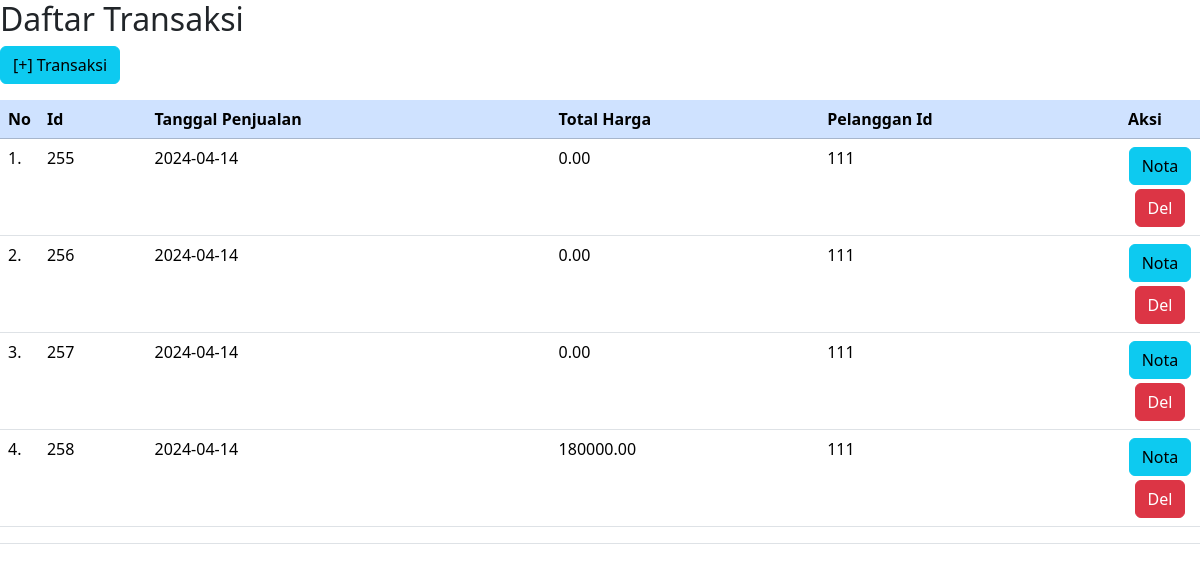
Page /transaksi/tampil_transaksi.php on the earlier database version.
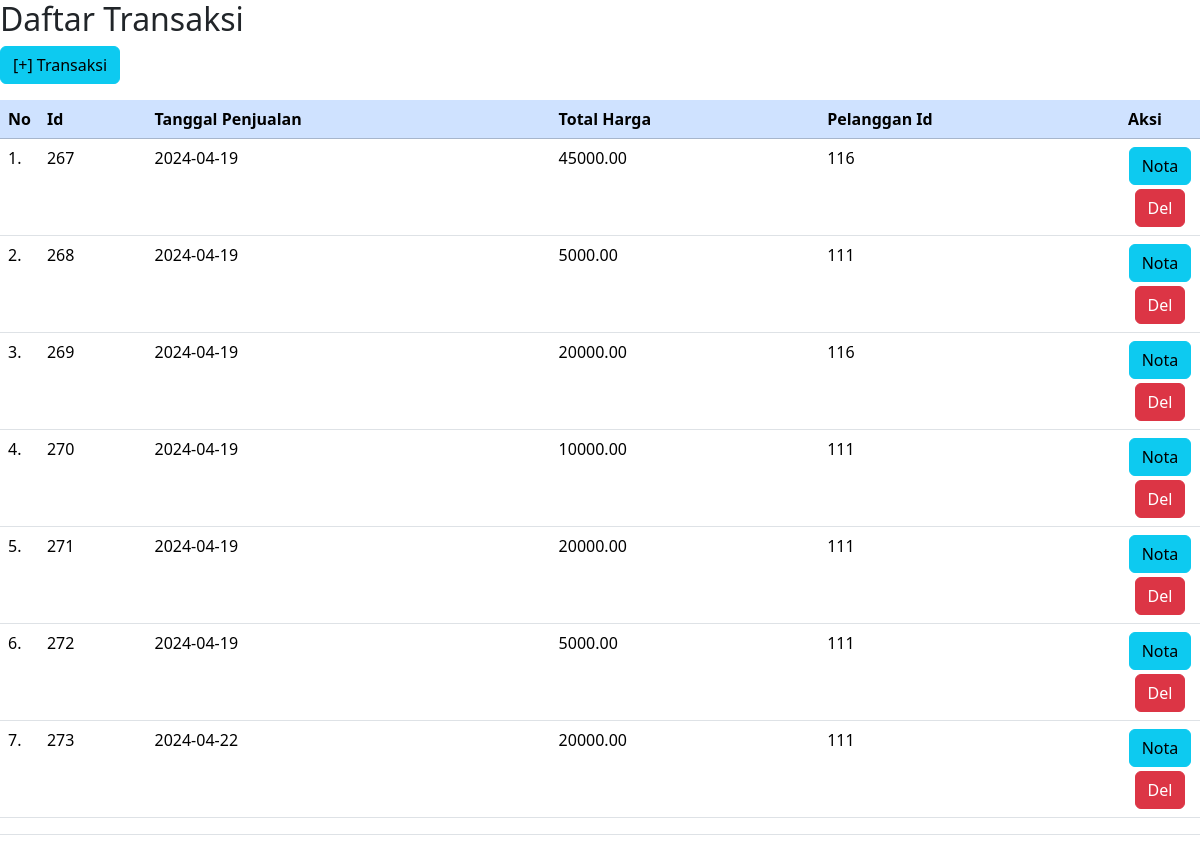
Same page on the later database version.
### tables this page shows
CREATE TABLE `penjualan` (
  `penjualan_id` int(11) NOT NULL,
  `tanggal_penjualan` date NOT NULL,
  `total_harga` decimal(10,2) NOT NULL,
  `pelanggan_id` int(11) NOT NULL,
  `petugas_id` int(11) NOT NULL
);

### transaksi/tampil_transaksi.php (the view, shortened to what this page needs)
<html>
<head>
<link rel="stylesheet" type="text/css" href="style.css">
<link href="https://cdn.jsdelivr.net/npm/bootstrap@5.3.2/dist/css/bootstrap.min.css" rel="stylesheet">
</head>
<body>
<h2>Daftar Transaksi</h2>
<?php
include "config.php";
?>
<a href="form_transaksi.php" class="btn btn-info mb-3">[+] Transaksi</a>
<table class="table">
  <thead class="table-primary">
<tr>
<th width="30px">No</th>
<th>Id</th>
<th>Tanggal Penjualan</th>
<th>Total Harga</th>
<th>Pelanggan Id</th>
<th>Aksi</th>
</tr>
</thead>
<tbody>
<?php
$sql="select * from penjualan";
$result=mysqli_query($koneksi,$sql);
$no=1;
while($data=mysqli_fetch_array($result))
{
?>
<td><?= $no ?>.</td>
<td><?= $data['penjualan_id'] ?></td>
<td><?= $data['tanggal_penjualan'] ?></td>
<td><?= $data['total_harga'] ?></td>
<td><?= $data['pelanggan_id'] ?></td>
<td align="center" width="80px">
<a onclick="window.open('nota.php?id=<?=$data['penjualan_id'] ?>','nama window','width=1000,height=500,toolbar=no,location=no,directories=no,status=no,menubar=no, scrollbars=no,resizable=yes,copyhistory=no')" class="btn btn-info mb-1">Nota</a>
<a href="delete_transaksi.php?id=<?=$data['penjualan_id'] ?>"
	onclick="return confirm('Apakah Anda Yakin data petugas <?= $data['penjualan_id'] ?> akan dihapus?')" class="btn btn-danger">Del</a>
</td>
<?php
$no++;
}
?>
</tbody>
<tfoot>
<tr>
<td colspan="8">
</td>
</tr>
</tfoot>
</table>
<br>
</body>
</html>

### style.css (style rules this page uses)
* { margin: 0 auto; padding: 0 auto; }
body { background: #eee; }

Differences in the rows shown:
removed penjualan: penjualan_id "255", tanggal_penjualan "2024-04-14", total_harga "0.00", pelanggan "111"
removed penjualan: penjualan_id "256", tanggal_penjualan "2024-04-14", total_harga "0.00", pelanggan "111"
removed penjualan: penjualan_id "257", tanggal_penjualan "2024-04-14", total_harga "0.00", pelanggan "111"
removed penjualan: penjualan_id "258", tanggal_penjualan "2024-04-14", total_harga "180000.00", pelanggan "111"
added penjualan: penjualan_id "267", tanggal_penjualan "2024-04-19", total_harga "45000.00", pelanggan "116"
added penjualan: penjualan_id "268", tanggal_penjualan "2024-04-19", total_harga "5000.00", pelanggan "111"
added penjualan: penjualan_id "269", tanggal_penjualan "2024-04-19", total_harga "20000.00", pelanggan "116"
added penjualan: penjualan_id "270", tanggal_penjualan "2024-04-19", total_harga "10000.00", pelanggan "111"
added penjualan: penjualan_id "271", tanggal_penjualan "2024-04-19", total_harga "20000.00", pelanggan "111"
added penjualan: penjualan_id "272", tanggal_penjualan "2024-04-19", total_harga "5000.00", pelanggan "111"
added penjualan: penjualan_id "273", tanggal_penjualan "2024-04-22", total_harga "20000.00", pelanggan "111"
